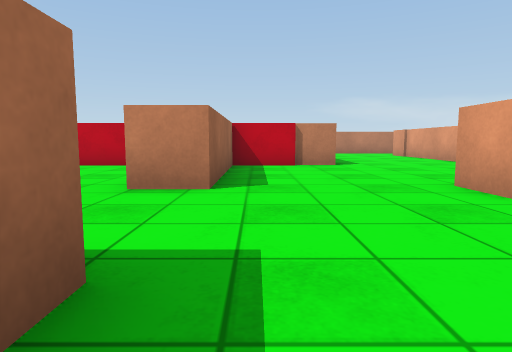
view 1 (above)

19 first-person views from a walk through a 3-D level made in the Unity game engine. The camera is 0.58 m above the floor, tilts 6° down and sees 75° across. The floor is counted in squares, 1 m on a side. Each view is taken from the middle of a square. On the plan, view 1 faces up. The plan holds only what a view shows up to about 9 squares ahead; the rest is blank. The player character is not drawn. Surface patterns are stand-ins for the level's own textures.

view 2
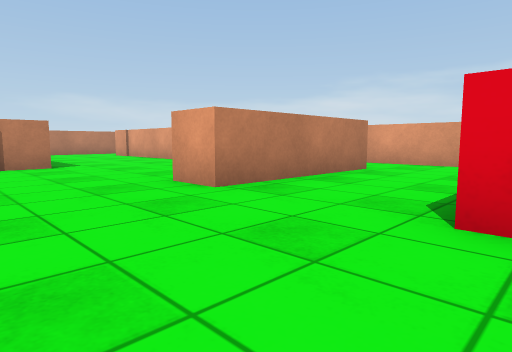

view 3
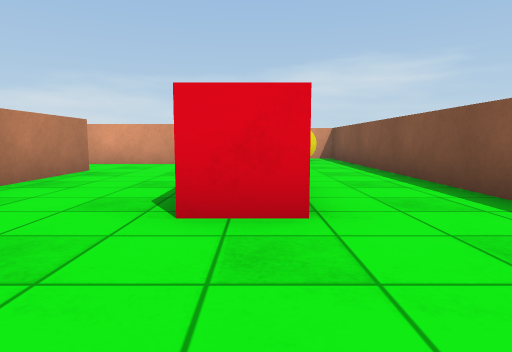

view 4
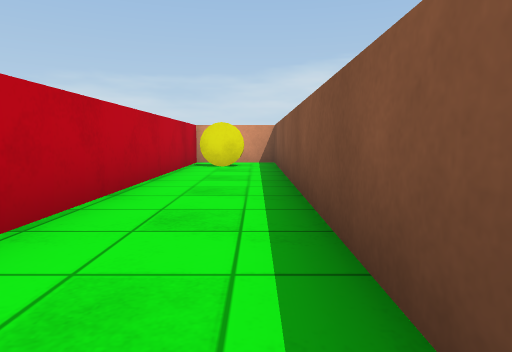

view 5
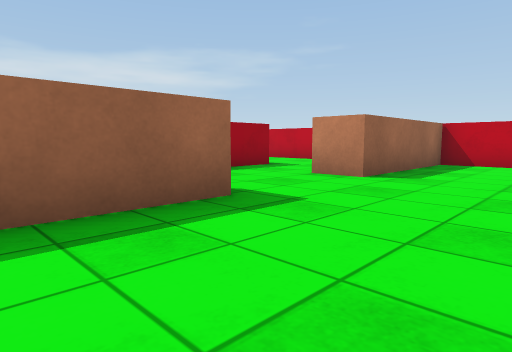

view 6
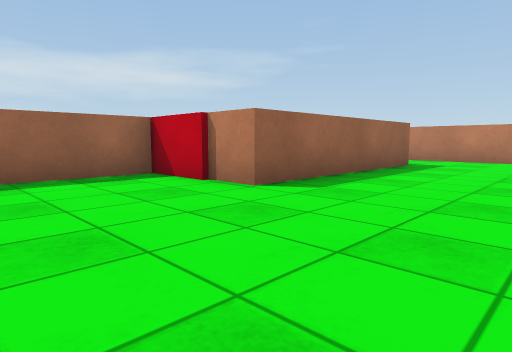

view 7
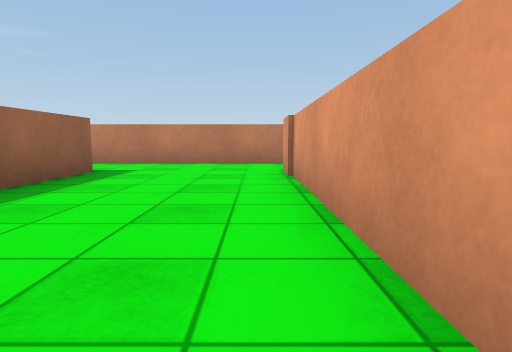

view 8
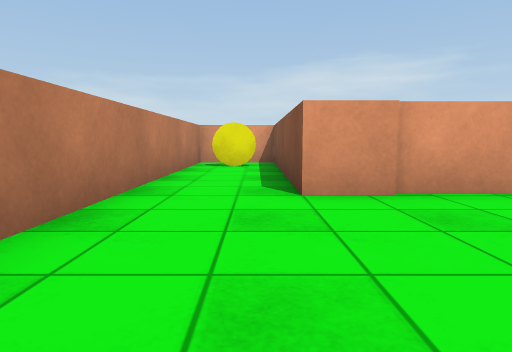

view 9
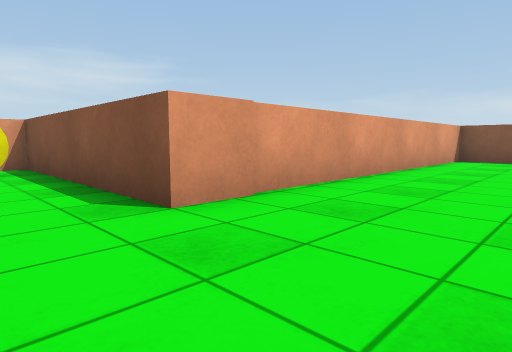

view 10
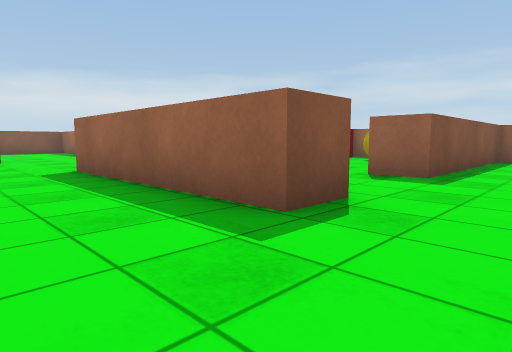

view 11
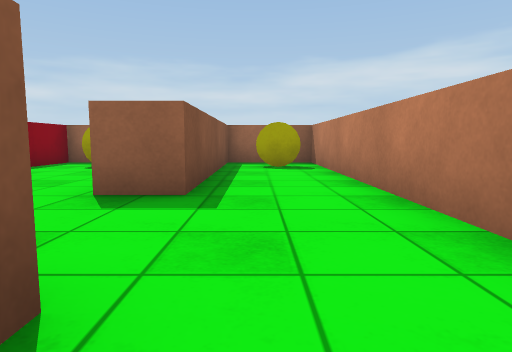

view 12
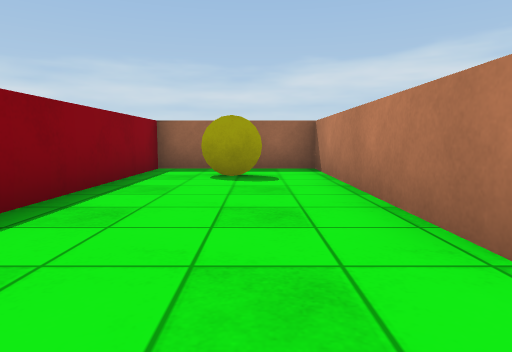

view 13
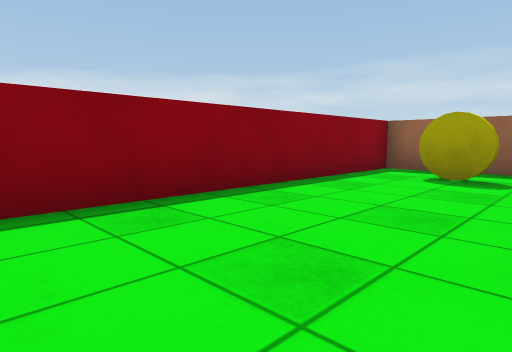

view 14
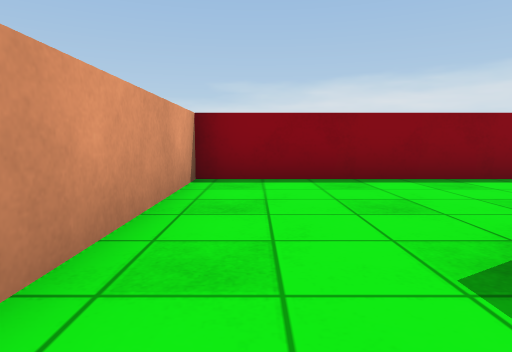

view 15
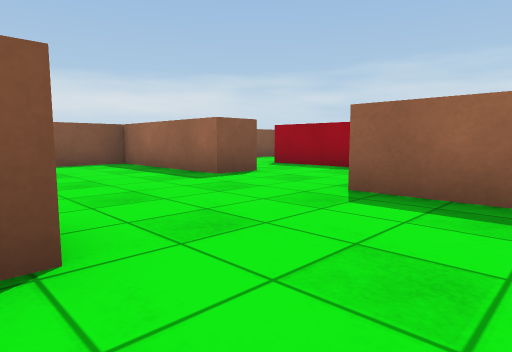

view 16
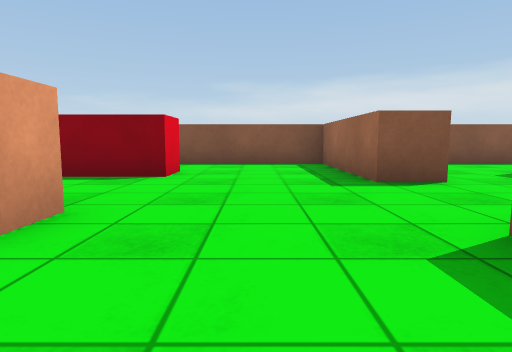

view 17
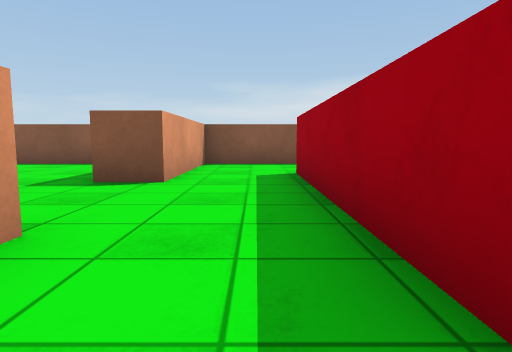

view 18
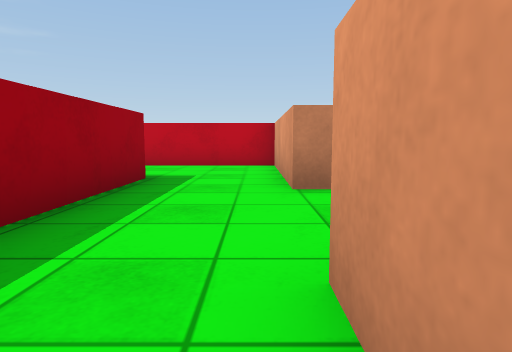

view 19
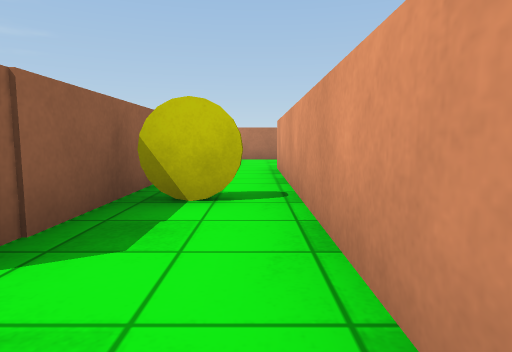

### Floor plan
Points are (right, up) in squares from view 1. A wall is a line through its corners. A room is listed if a view was taken in it or the views show most of it. See-through windows are left out.
Room 1 (views 1, 2, 3, 4, 5, 6, 7, 8, 9, 10, 11, 15, 16, 19)
walls: (5.6, 4.8) (5.6, 13.5) (11, 13.5) (11, 15.5) (0.5, 15.5); (6.6, 6.2) (6.6, 3.8); (4.4, 4.3) (5.1, 4.3); (6.6, 3.3) (2.5, 3.3) (2.5, 4.4); (8.5, 2) (8.5, 9.2); (2.5, -0.5) (2.5, 0.6) (4.2, 0.6); (-1.7, 1.3) (-0.7, 1.3) (-0.7, -2.5) (11, -2.5) (11, -0.4) (4, -0.4); (0.9, 13.3) (1.9, 13.3) (1.9, 7.9) (-0.7, 7.9) (-0.7, 4) (-1.7, 4)
ways out: opening at (1.5, 14.5) to room 3; opening at (-1, 2.5) to room 5
objects: other object (7, 5); other object (10, -1); other object (10, 14) to (10, 15)
Room 2 (view 12)
walls: (-1.6, 12.2) (-7, 12.2) (-7, 8.9) (0.9, 8.9) (0.9, 11.4)
ways out: opening at (-0.5, 12.5) to room 3
objects: other object (-6, 11)
Room 3 (views 13, 14)
walls: (0.5, 15.5) (-7, 15.5) (-7, 13.3) (-1.6, 13.3) (-1.6, 12.2); (0.9, 11.4) (0.9, 12.9)
ways out: opening at (1.5, 14.5) to room 1; opening at (-0.5, 12.5) to room 2
objects: other object (-6, 14) to (-6, 15)
Room 4 (view 17)
walls: (-3.7, 5.2) (-3.7, 3.5); (-1.7, 4) (-1.7, 6.8); (-1.5, 7.9) (-4.8, 7.9)
ways out: opening at (-2.5, 4.5) to room 5; opening at (-4, 6.5)
Room 5 (view 18)
walls: (-3.7, 3.5) (-3.7, 0); (-1.7, -0.6) (-1.7, 1.3)
ways out: opening at (-1, 2.5) to room 1; opening at (-2.5, 4.5) to room 4; opening at (-2.5, 0.5) to room 6
Room 6 (no view inside)
walls: (-4.4, -2.5) (-1.7, -2.5) (-1.7, -0.6)
ways out: opening at (-2.5, 0.5) to room 5; opening at (-4, -1.5)

Where each view was taken, in squares from view 1:
view 1: 0 up, 0 right, facing up
view 2: 0 up, 0 right, facing up-right
view 3: 0 up, 0 right, facing right
view 4: 2 down, 2 right, facing right
view 5: 1 down, 2 right, facing up-left
view 6: 5 up, 5 right, facing up-left
view 7: 7 up, 5 right, facing up
view 8: 14 up, 2 right, facing right
view 9: 15 up, 3 right, facing down-right
view 10: 15 up, 4 right, facing down-left
view 11: 14 up, 2 right, facing left
view 12: 11 up, 0 right, facing left
view 13: 12 up, 0 right, facing down-left
view 14: 14 up, 0 right, facing down
view 15: 6 up, 3 right, facing down-left
view 16: 6 up, 1 right, facing down
view 17: 6 up, 3 left, facing down
view 18: 0 up, 2 left, facing up
view 19: 2 up, 8 right, facing up
